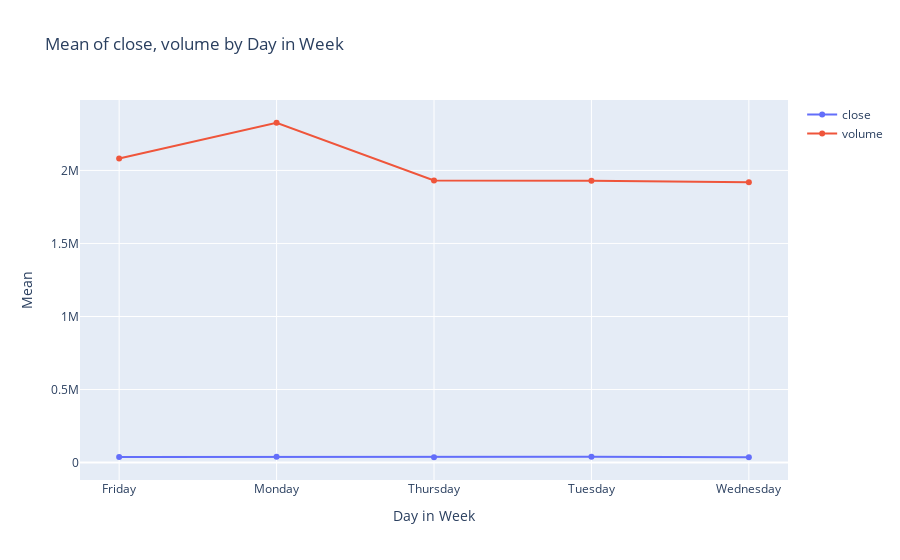

The code cell stored with this chart in its notebook:
### Code cell
all_customers.plot_mean_day_month_week(all_customers.mean_by_day_in_week())

### Figure 1 — Plotly figure (JSON) as saved in the notebook; plotly's stock layout.template omitted (floating-point values rounded to 4 significant figures)
{"data": [{"mode": "lines+markers", "name": "close", "type": "scatter", "x": ["Friday", "Monday", "Thursday", "Tuesday", "Wednesday"], "y": [37310.0, 39180.0, 36360.0, 39190.0, 36600.0]}, {"mode": "lines+markers", "name": "volume", "type": "scatter", "x": ["Friday", "Monday", "Thursday", "Tuesday", "Wednesday"], "y": [2081000.0, 2326000.0, 1931000.0, 1929000.0, 1919000.0]}], "layout": {"title": {"text": "Mean of close, volume by Day in Week"}, "xaxis": {"title": {"text": "Day in Week"}}, "yaxis": {"title": {"text": "Mean"}}}}
